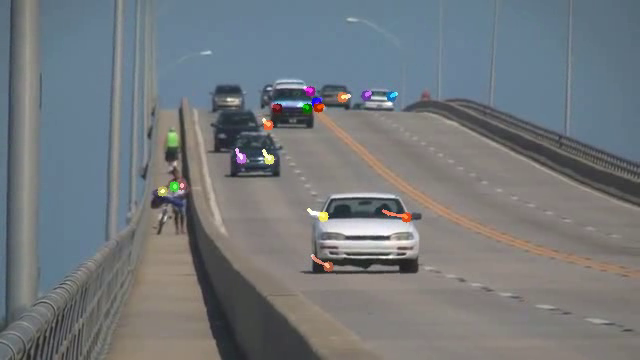
#> input picture frame 23 of project19/output.mp4, 640 x 360 px, given in place of slow_traffic_small.mp4, which was not available
$ python opencv_project19.py
#> lines starting #> are read from the running program, lines starting #| are printed output that depends on the picture; pictures that were not available may be replaced by others from this repository, and a replacement may not be noted
import numpy as np
import cv2

cap = cv2.VideoCapture('C:/Users/Pc/Desktop/New folder (2)/slow_traffic_small.mp4')

feature_params = dict(maxCorners=100, qualityLevel=0.3, minDistance=7, blockSize=7)

lk_params = dict(winSize=(15, 15), maxLevel=2, criteria=(cv2.TERM_CRITERIA_EPS | cv2.TERM_CRITERIA_COUNT, 10, 0.03))

color = np.random.randint(0, 255, (100, 3))

ret, old_frame = cap.read()
#> old_frame is the input picture: shape (360, 640, 3); mean B, G, R 124.2, 120.5, 115.6
old_gray = cv2.cvtColor(old_frame, cv2.COLOR_BGR2GRAY)
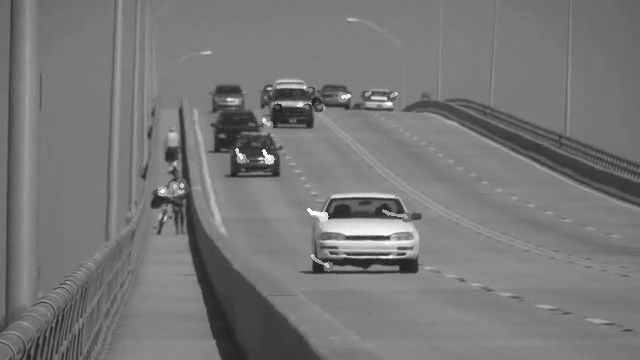
#> old_gray: shape (360, 640); min 26, max 255, mean 119.5
p0 = cv2.goodFeaturesToTrack(old_gray, mask=None, **feature_params)
#> p0 = 17 rows, first 8: [265, 151], [238, 150], [331, 216], [262, 158], [324, 209], [271, 161], [181, 186], [326, 265]

mask = np.zeros_like(old_frame)

fourcc = cv2.VideoWriter_fourcc(*'mp4v')
height, width = old_frame.shape[:2]
#> height = 360; width = 640
out = cv2.VideoWriter('output.mp4', fourcc, 20.0, (width, height))

while True:
    ret, frame = cap.read()
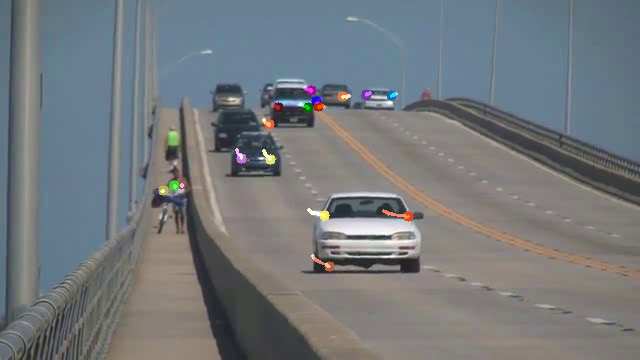
#> input picture frame 24 of project19/output.mp4, 640 x 360 px, given in place of slow_traffic_small.mp4, which was not available
#> frame is the input picture: shape (360, 640, 3); mean B, G, R 124.3, 120.5, 115.8
    if not ret:
        print('No frames grabbed!')
        break

    frame_gray = cv2.cvtColor(frame, cv2.COLOR_BGR2GRAY)
    p1, st, err = cv2.calcOpticalFlowPyrLK(old_gray, frame_gray, p0, None, **lk_params)
#> p1 = 17 rows, first 8: [265, 150.9], [238, 150], [332.1, 215.3], [262.1, 157.8], [325.2, 208.3], [271.8, 161], [181.1, 185.4], [326.6, 265.1]; st = 17 values from 1 to 1; err = 17 values, max 11.8 at index 3, min 4.44 at index 14, mean 7.61

    if p1 is None:
        break

    good_new = p1[st.flatten() == 1]
#> good_new has the same summary as p1
    good_old = p0[st.flatten() == 1]
#> good_old has the same summary as p0

    for i, (new, old) in enumerate(zip(good_new, good_old)):
        a, b = new.ravel()
        c, d = old.ravel()
        mask = cv2.line(mask, (int(a), int(b)), (int(c), int(d)), color[i % 100].tolist(), 2)
        frame = cv2.circle(frame, (int(a), int(b)), 5, color[i % 100].tolist(), -1)
#> this loop made 17 passes
#> (a, b, c, d) on passes 1 to 12: (265, 150.9, 265, 151), (238, 150, 238, 150), (332.1, 215.3, 331, 216), (262.1, 157.8, 262, 158), (325.2, 208.3, 324, 209), (271.8, 161, 271, 161), (181.1, 185.4, 181, 186), (326.6, 265.1, 326, 265), (160.8, 191.2, 160, 192), (389.3, 100.2, 389, 101), (348, 95.81, 348, 96), (373.2, 94.3, 373, 95)
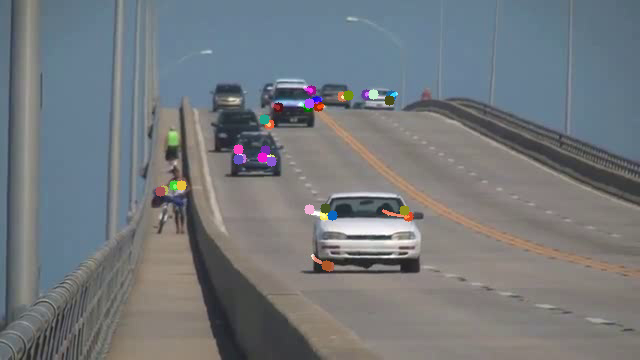
#> frame: shape (360, 640, 3); mean B, G, R 124.4, 120.4, 115.8
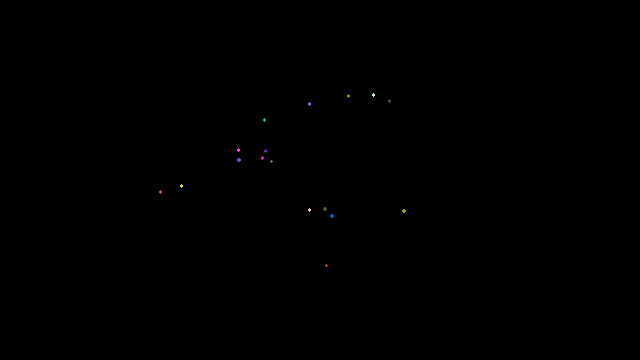
#> mask: shape (360, 640, 3); mean of channels 0, 1, 2 0.1, 0.1, 0.1; drawn as B, G, R

    img = cv2.add(frame, mask)
    out.write(img)
    cv2.imshow('frame', img)

    k = cv2.waitKey(30) & 0xff
#> (key Esc is pressed here)
    if k == 27:
        break

    old_gray = frame_gray.copy()
    p0 = good_new.reshape(-1, 1, 2)

cap.release()
out.release()
cv2.destroyAllWindows()


import subprocess
import imageio_ffmpeg

#> (the run stopped early here; a loop or call above may not have finished)

$ run again, starting later in the video
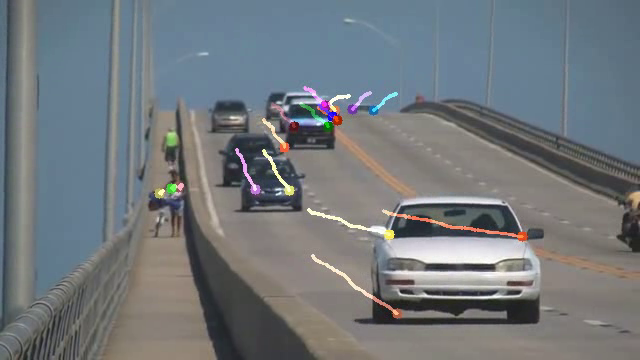
#> input picture frame 103 of project19/output.mp4, 640 x 360 px, given in place of slow_traffic_small.mp4, which was not available
#> old_frame is the input picture: shape (360, 640, 3); mean B, G, R 124.1, 119.9, 114.2
#> p0 = 25 rows, first 8: [264, 151], [237, 150], [397, 235], [395, 214], [282, 189], [180, 186], [390, 227], [161, 192]
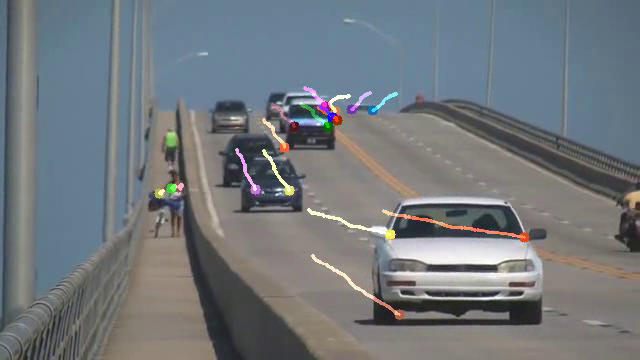
#> input picture frame 104 of project19/output.mp4, 640 x 360 px, given in place of slow_traffic_small.mp4, which was not available
#> frame is the input picture: shape (360, 640, 3); mean B, G, R 124.3, 119.9, 114.3
#> p1 = 25 rows, first 8: [264.1, 151.1], [237, 150], [398.1, 235.3], [396.2, 214.2], [282.1, 189.2], [180, 186], [391.2, 227.2], [161, 192]; st = 25 values from 1 to 1; err = 25 values, max 13.93 at index 21, min 0.551 at index 11, mean 5.04
#> good_new has the same summary as p1
#> good_old has the same summary as p0
#> the loop `for i, (new, old) in enumerate(zip(good_new, good_old)):` made 25 passes
#> (a, b, c, d) on passes 1 to 8: (264.1, 151.1, 264, 151), (237, 150, 237, 150), (398.1, 235.3, 397, 235), (396.2, 214.2, 395, 214), (282.1, 189.2, 282, 189), (180, 186, 180, 186), (391.2, 227.2, 390, 227), (161, 192, 161, 192)
#> after the loop `for i, (new, old) in enumerate(zip(good_new, good_old)):`:
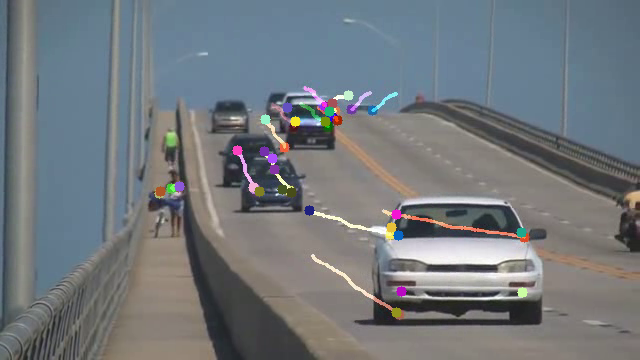
#> frame: shape (360, 640, 3); mean B, G, R 124.3, 119.8, 114.3
